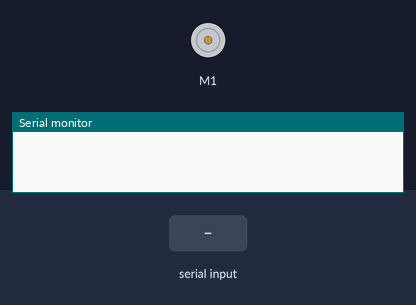
A sketch run on a simulated Arduino Uno, built with avr-gcc and run on an emulated ATmega328P. Parts: DC motor (green arrow = forward, orange = backward, longer = faster), the last lines printed to the serial monitor. Inputs (shaded band) come from the test bench.

Above: at 1.2 s.
1.3 s: "a" received over Serial
At 4.07 s:
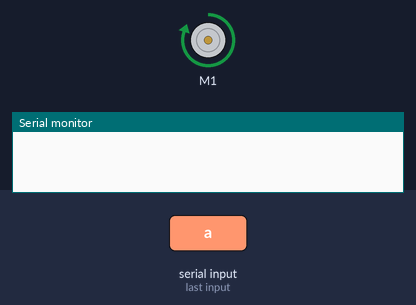
4.3 s: "b" received over Serial
At 5.2 s:
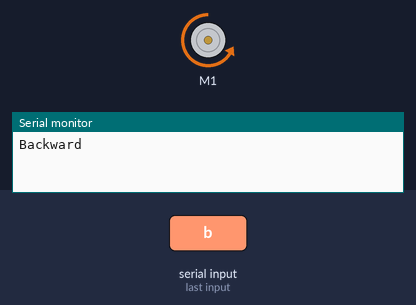
5.8 s: "d" received over Serial
8.8 s: "f" received over Serial
At 9.8 s:
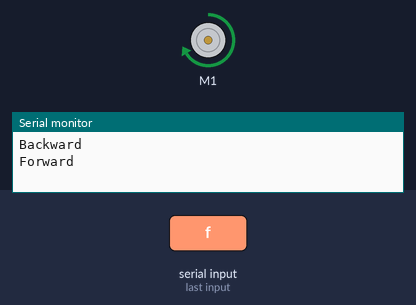
Timing chart, 0 to 11.3 s (numbered marks = the images above; inputs shaded):
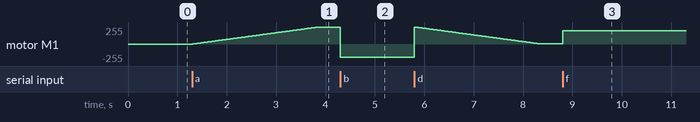

Measured:
- after the input at 1.3 s, motor M1: moves from stopped to forward 254/255 over 2.5 s, starting at once
- after the input at 4.3 s, motor M1: forward 254/255 → backward 200/255 at once
- after the input at 8.8 s, motor M1: forward 1/255 → forward 200/255 at once

The sketch:

Motor.ino
```cpp
#include <AFMotor.h>

AF_DCMotor motor(1);

void setup(){
  mstop();
  Serial.begin(9600);
}

void loop(){
  if(Serial.available()){
      char cmd = Serial.read();
      switch(cmd){
        case 'f':
          Serial.print("Forward\n");
          forward();
          break;

        case 'b':
          Serial.print("Backward\n");
          backward();
          break;

        case 'a':
          accelerate();
          break;

        case 'd':
          deaccelerate();
          break;

        case 's':
          Serial.print("Stop\n");
          mstop();
          break;

        default:
          break;
      }
    }
}

void forward(){
  motor.setSpeed(200);
  motor.run(FORWARD);
  }

void backward(){
  motor.setSpeed(200);
  motor.run(BACKWARD);
  }

void accelerate(){
  motor.run(FORWARD);

    uint8_t i;

    for (i=0; i<255; i++){
    motor.setSpeed(i);
    delay(10);
    }
}

void deaccelerate(){
  motor.run(FORWARD);

  uint8_t i;
  for(i=255; i!= 0; i--){
    motor.setSpeed(i);
    delay(10);
    }
}

void mstop(){
   motor.run(RELEASE);
  } 
```
